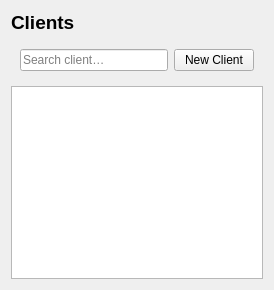
<?xml version="1.0" encoding="UTF-8"?>
<ui version="4.0">
 <class>ClientsPage</class>
 <widget class="QWidget" name="ClientsPage">
  <property name="geometry">
   <rect>
    <x>0</x>
    <y>0</y>
    <width>274</width>
    <height>290</height>
   </rect>
  </property>
  <layout class="QVBoxLayout" name="root">
   <item>
    <widget class="QLabel" name="title">
     <property name="styleSheet">
      <string>font-weight:700; font-size: 14pt;</string>
     </property>
     <property name="text">
      <string>Clients</string>
     </property>
    </widget>
   </item>
   <item>
    <widget class="QFrame" name="Card">
     <layout class="QHBoxLayout" name="top">
      <item>
       <widget class="QLineEdit" name="txtClientSearch">
        <property name="placeholderText">
         <string>Search client…</string>
        </property>
       </widget>
      </item>
      <item>
       <widget class="QPushButton" name="Primary">
        <property name="text">
         <string>New Client</string>
        </property>
       </widget>
      </item>
     </layout>
    </widget>
   </item>
   <item>
    <widget class="QTableWidget" name="tableClients"/>
   </item>
  </layout>
 </widget>
 <resources/>
 <connections/>
</ui>
